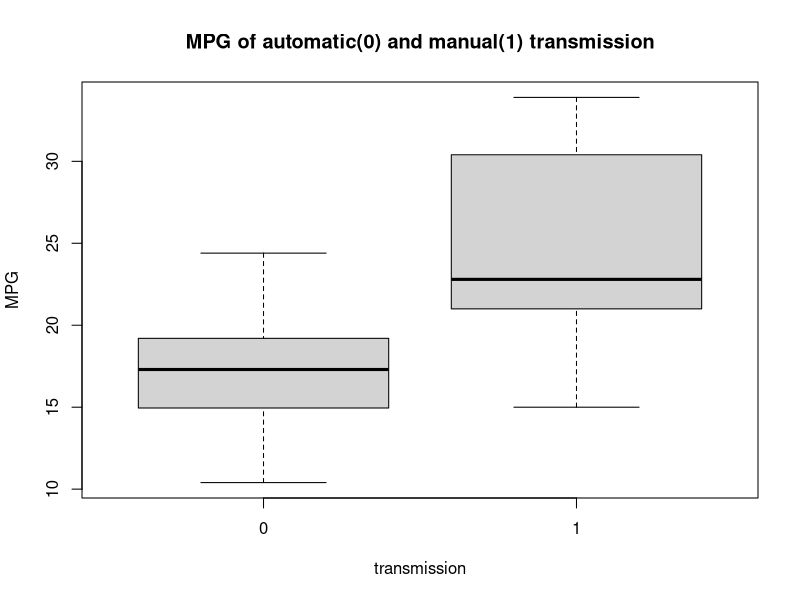
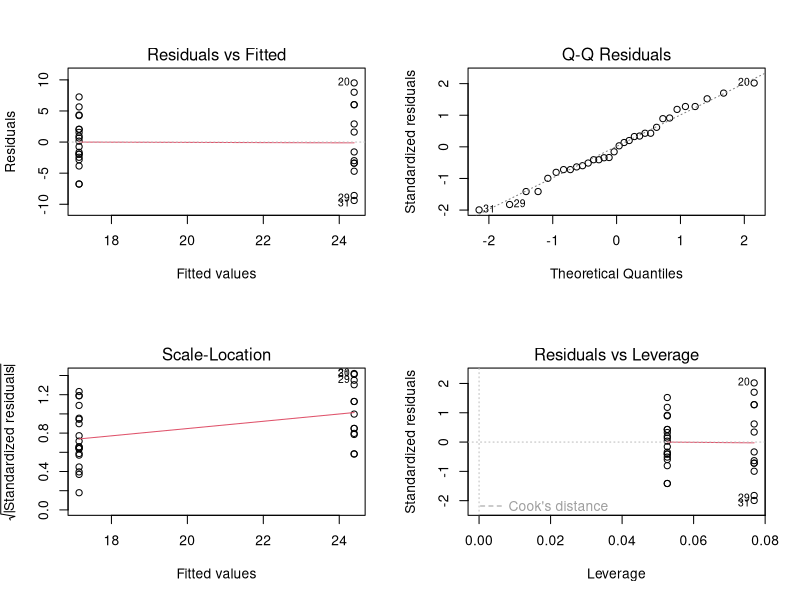
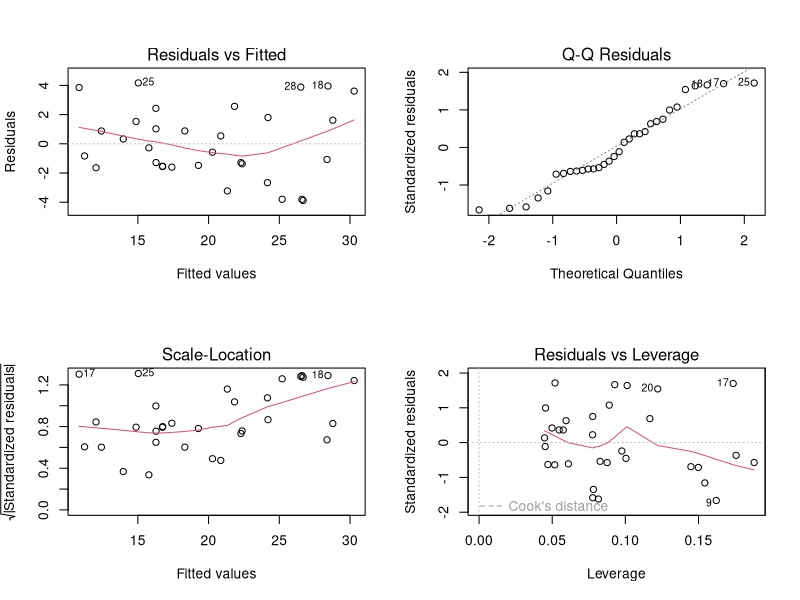

These figures' R source, in order:
## ---- chunk 1
library(datasets)
data(mtcars)
str(mtcars)
## ---- chunk 2
mtcars0 <- transform(mtcars,am=factor(am))
plot(mtcars0$am,mtcars0$mpg,main="MPG of automatic(0) and manual(1) transmission",xlab="transmission", ylab="MPG")
## ---- chunk 3
attach(mtcars0)
table(am)
aggregate(mpg,by=list(am),FUN=mean)
aggregate(mpg,by=list(am),FUN=sd)
fit1 <- aov(mpg~am)
summary(fit1)
## ---- chunk 4
attach(mtcars)
m1 <- lm(mtcars$mpg~mtcars$am)
summary(m1)
par(mfrow=c(2,2))
plot(m1)
detach(mtcars)
## ---- chunk 5
attach(mtcars)
m2 <- lm(mpg~cyl+disp+hp+drat+wt+qsec+vs+am+gear+carb)
library(car)
vif(m2)
sqrt(vif(m2))>2
## ---- chunk 6
mtcars1 <- mtcars[,-1]
correlation <- abs(cor(mtcars1))
class(correlation)
diag(correlation) <- 0
which(correlation>0.8,arr.ind=T)
## ---- chunk 7

full_model <- lm(mpg~cyl+disp+hp+drat+wt+qsec+vs+am+gear+carb)
summary(full_model)
reduce_model <- step(full_model,direction="backward")
min_model <- lm(mpg~am+qsec+wt)
summary(min_model)
## ---- chunk 8
min_model2 <- lm(mpg~am+qsec+wt+0)
summary(min_model2)
## ---- chunk 9
plot(min_model2)
